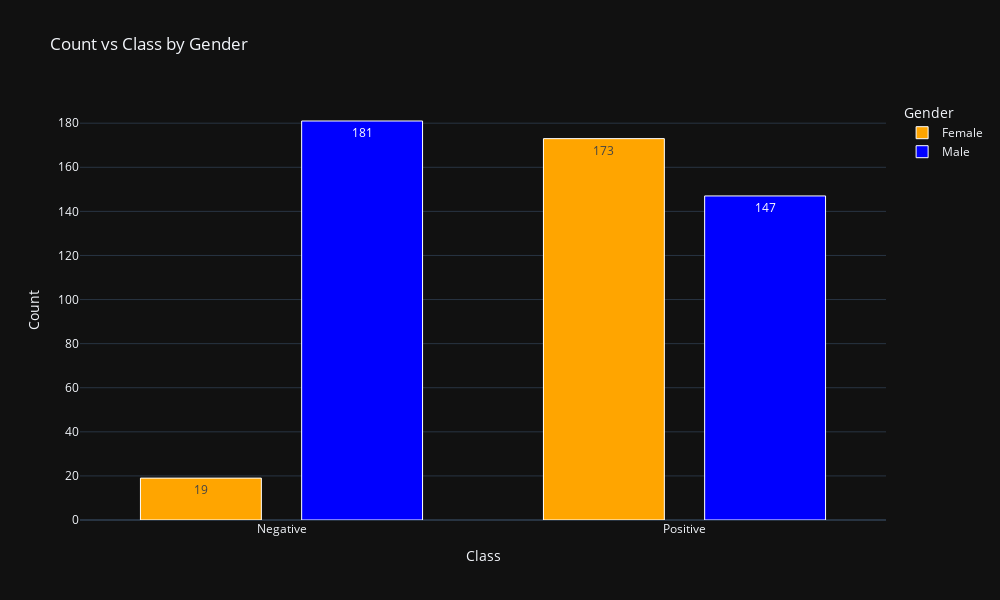

Notebook source saved alongside this figure:
### Code cell
# Count of each class by gender
class_gender_count = encoded_df.groupby(['class', 'gender']).size().reset_index(name='count')

# Mapping 0 to 'Negative' and 1 to 'Positive' for class
class_gender_count['class'] = class_gender_count['class'].map({0: 'Negative', 1: 'Positive'})

# Mapping 1 to 'Male' and 0 to 'Female' for gender
class_gender_count['gender'] = class_gender_count['gender'].map({1: 'Male', 0: 'Female'})

# Custom colors for the bars
colors = {'Positive': 'red', 'Negative': 'green'}

# Plotting
fig = px.bar(class_gender_count, x='class', y='count', 
             color='gender', barmode='group',
             labels={'class': 'Class', 'count': 'Count', 'gender': 'Gender'}, 
             title='Count vs Class by Gender',
             template="plotly_dark",
             color_discrete_map={'Male': 'blue', 'Female': 'orange'},
             text='count'  # Add count numbers as text on the bars
            )

# Adjust the text position to be inside the bars
fig.update_traces(textposition='inside')

# Set the figure size (10, 6)
fig.update_layout(width=1000, height=600)

# Decrease the bar width for better grouping visibility
fig.update_traces(marker_line_width=1,  marker_line_color='white', width=0.3)
fig.write_image("images/Count_vs_Class_by_gender.png")

fig.show()

### Figure 1 — Plotly figure (JSON) as saved in the notebook; plotly's stock layout.template omitted (floating-point values rounded to 4 significant figures)
{"data": [{"alignmentgroup": "True", "hovertemplate": "Gender=Female<br>Class=%{x}<br>Count=%{text}<extra></extra>", "legendgroup": "Female", "marker": {"color": "orange", "line": {"color": "white", "width": 1}, "pattern": {"shape": ""}}, "name": "Female", "offsetgroup": "Female", "orientation": "v", "showlegend": true, "text": [19, 173], "textposition": "inside", "type": "bar", "width": 0.3, "x": ["Negative", "Positive"], "xaxis": "x", "y": [19, 173], "yaxis": "y"}, {"alignmentgroup": "True", "hovertemplate": "Gender=Male<br>Class=%{x}<br>Count=%{text}<extra></extra>", "legendgroup": "Male", "marker": {"color": "blue", "line": {"color": "white", "width": 1}, "pattern": {"shape": ""}}, "name": "Male", "offsetgroup": "Male", "orientation": "v", "showlegend": true, "text": [181, 147], "textposition": "inside", "type": "bar", "width": 0.3, "x": ["Negative", "Positive"], "xaxis": "x", "y": [181, 147], "yaxis": "y"}], "layout": {"barmode": "group", "height": 600, "legend": {"title": {"text": "Gender"}, "tracegroupgap": 0}, "title": {"text": "Count vs Class by Gender"}, "width": 1000, "xaxis": {"anchor": "y", "domain": [0, 1], "title": {"text": "Class"}}, "yaxis": {"anchor": "x", "domain": [0, 1], "title": {"text": "Count"}}}}
